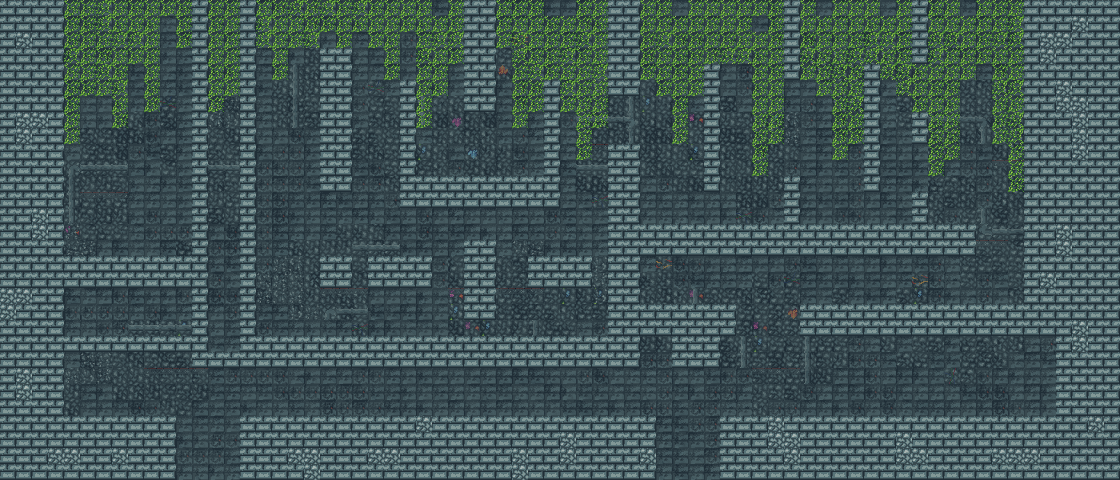

This game map was drawn from its Tiled (.tmx) file and the tilesets committed beside it. A one-line description and the trimmed map source follow:
An orthogonal 70x30 tile map with 16x16 px tiles, 8 tile layers (Tile Layer 6, Tile Layer 7, Tile Layer 4, Tile Layer 5, ...), 5 tilesets and 113 objects.

<map version="1.10" tiledversion="1.10.2" orientation="orthogonal" renderorder="right-down" width="70" height="30" tilewidth="16" tileheight="16" infinite="0" nextlayerid="28" nextobjectid="314">
 <properties>
  <property name="defaultZoom" type="float" value="0.3" />
 </properties>
 <tileset firstgid="1" source="../tilesets/mergedTextures.tsx" />
 <tileset firstgid="41" source="../tilesets/terrain.tsx" />
 <tileset firstgid="149" source="../tilesets/decor.tsx" />
 <tileset firstgid="249" source="../tilesets/fog.tsx" />
 <tileset firstgid="265" source="../tilesets/crystals.tsx" />
 <layer id="24" name="Tile Layer 6" width="70" height="30" parallaxx="0.7">
  <data>[2100 cells, 2100 non-empty, 4 distinct tile ids]</data>
 </layer>
 <layer id="25" name="Tile Layer 7" width="70" height="30">
  <data>[2100 cells, 17 non-empty, 3 distinct tile ids]</data>
 </layer>
 <layer id="22" name="Tile Layer 4" width="70" height="30" parallaxx="0.8">
  <data>[2100 cells, 1629 non-empty, 4 distinct tile ids]</data>
 </layer>
 <layer id="23" name="Tile Layer 5" width="70" height="30" parallaxx="0.8">
  <data>[2100 cells, 68 non-empty, 4 distinct tile ids]</data>
 </layer>
 <layer id="20" name="Tile Layer 2" width="70" height="30" parallaxx="0.9">
  <data>[2100 cells, 2100 non-empty, 16 distinct tile ids]</data>
 </layer>
 <layer id="21" name="Tile Layer 3" width="70" height="30" parallaxx="0.95">
  <data>[2100 cells, 2100 non-empty, 16 distinct tile ids]</data>
 </layer>
 <layer id="26" name="Tile Layer 8" width="70" height="30">
  <data>[2100 cells, 340 non-empty, 1 distinct tile ids]</data>
 </layer>
 <layer id="19" name="Tile Layer 1" width="70" height="30">
  <data>[2100 cells, 868 non-empty, 2 distinct tile ids]</data>
 </layer>
 <objectgroup id="3" name="LevelCollision" visible="0">
  <object id="144" x="0" y="0" width="64" height="480" />
  <object id="145" x="1024" y="0" width="96" height="480" />
  <object id="146" x="64" y="416" width="992" height="64" />
  <object id="160" x="736" y="304" width="320" height="32" />
  <object id="166" x="640" y="304" width="96" height="32" />
  <object id="167" x="608" y="144" width="32" height="192" />
  <object id="168" x="608" y="0" width="32" height="96" />
  <object id="169" x="400" y="176" width="160" height="32" />
  <object id="170" x="464" y="0" width="32" height="112" />
  <object id="171" x="544" y="80" width="16" height="96" />
  <object id="172" x="400" y="80" width="16" height="96" />
  <object id="173" x="528" y="256" width="64" height="32" />
  <object id="174" x="368" y="256" width="64" height="32" />
  <object id="175" x="464" y="240" width="32" height="80" />
  <object id="176" x="320" y="48" width="32" height="144" />
  <object id="177" x="240" y="336" width="400" height="32" />
  <object id="178" x="320" y="256" width="32" height="32" />
  <object id="180" x="240" y="0" width="16" height="352" />
  <object id="182" x="64" y="256" width="128" height="32" />
  <object id="183" x="64" y="336" width="128" height="16" />
  <object id="184" x="192" y="0" width="16" height="352" />
  <object id="185" x="704" y="64" width="16" height="128" />
  <object id="187" x="784" y="0" width="16" height="80" />
  <object id="188" x="784" y="176" width="16" height="64" />
  <object id="189" x="864" y="64" width="16" height="128" />
  <object id="190" x="912" y="0" width="16" height="64" />
  <object id="191" x="912" y="112" width="16" height="32" />
  <object id="192" x="912" y="192" width="16" height="48" />
  <object id="287" x="640" y="224" width="336" height="32" />
 </objectgroup>
 <objectgroup id="10" name="CameraModes" visible="0">
  <object id="302" x="224" y="32" width="816" height="392">
   <properties>
    <property name="cameramode" value="center" />
    <property name="targetzoom" type="float" value="0.6" />
   </properties>
  </object>
 </objectgroup>
 <objectgroup id="27" name="Hints" visible="0">
  <object id="312" x="112" y="384" width="16" height="16">
   <properties>
    <property name="button" value="Y" />
    <property name="showDist" type="float" value="20" />
   </properties>
  </object>
  <object id="313" x="752" y="384" width="16" height="16">
   <properties>
    <property name="button" value="Y" />
    <property name="showDist" type="float" value="20" />
   </properties>
  </object>
 </objectgroup>
 <objectgroup id="9" name="PuzzleObjects">
  <!-- 75 objects omitted --></objectgroup>
 <objectgroup id="11" name="DialogueObjects" visible="0">
  <!-- 1 objects omitted --></objectgroup>
 <objectgroup id="4" name="EntitySpawner" visible="0">
  <!-- 4 objects omitted --></objectgroup>
 <objectgroup id="5" name="LevelSwitch" visible="0">
  <!-- 1 objects omitted --></objectgroup>
</map>
<!-- 81 of 113 objects omitted -->
